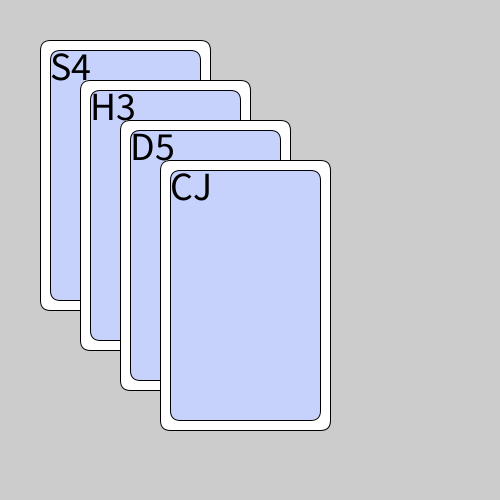
Frame 1 (no input)
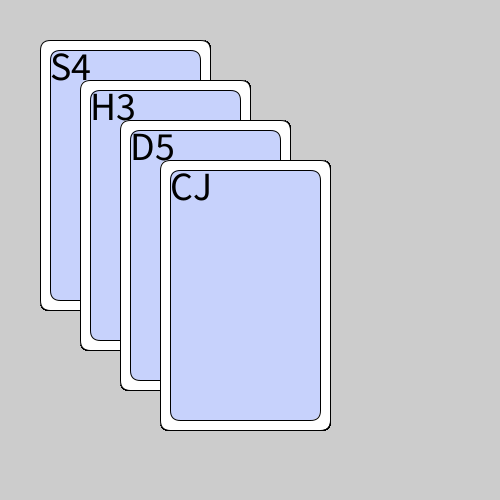
Frame 60 (the mouse pressed at the canvas centre just before this capture)
Frame 120 (the mouse held since frame 60 and released just before this capture): identical to frame 60, image omitted

The Processing sketch that drew these frames (run headless with seeded random() and noise(); from frame 60 on, the mouse is pressed at the canvas centre):

// Processing sketch: week02_3
// ── week02_3.pde
void setup(){
  size(500,500);
}
int W=20;
void draw(){
  drawPokerCard(50,50, "S4");
  drawPokerCard(90,90, "H3");
  drawPokerCard(130,130, "D5");
  drawPokerCard(170,170, "CJ");
}
void drawPokerCard(int x,int y,String face){
  fill(255);
  rect(x-W/2,y-W/2, 150+W,250+W, 10);
  fill(#C7D2FC);
  rect(x,y, 150,250, 10);
  fill(0);
  textSize(40);
  text(face, x,y+30);
}
